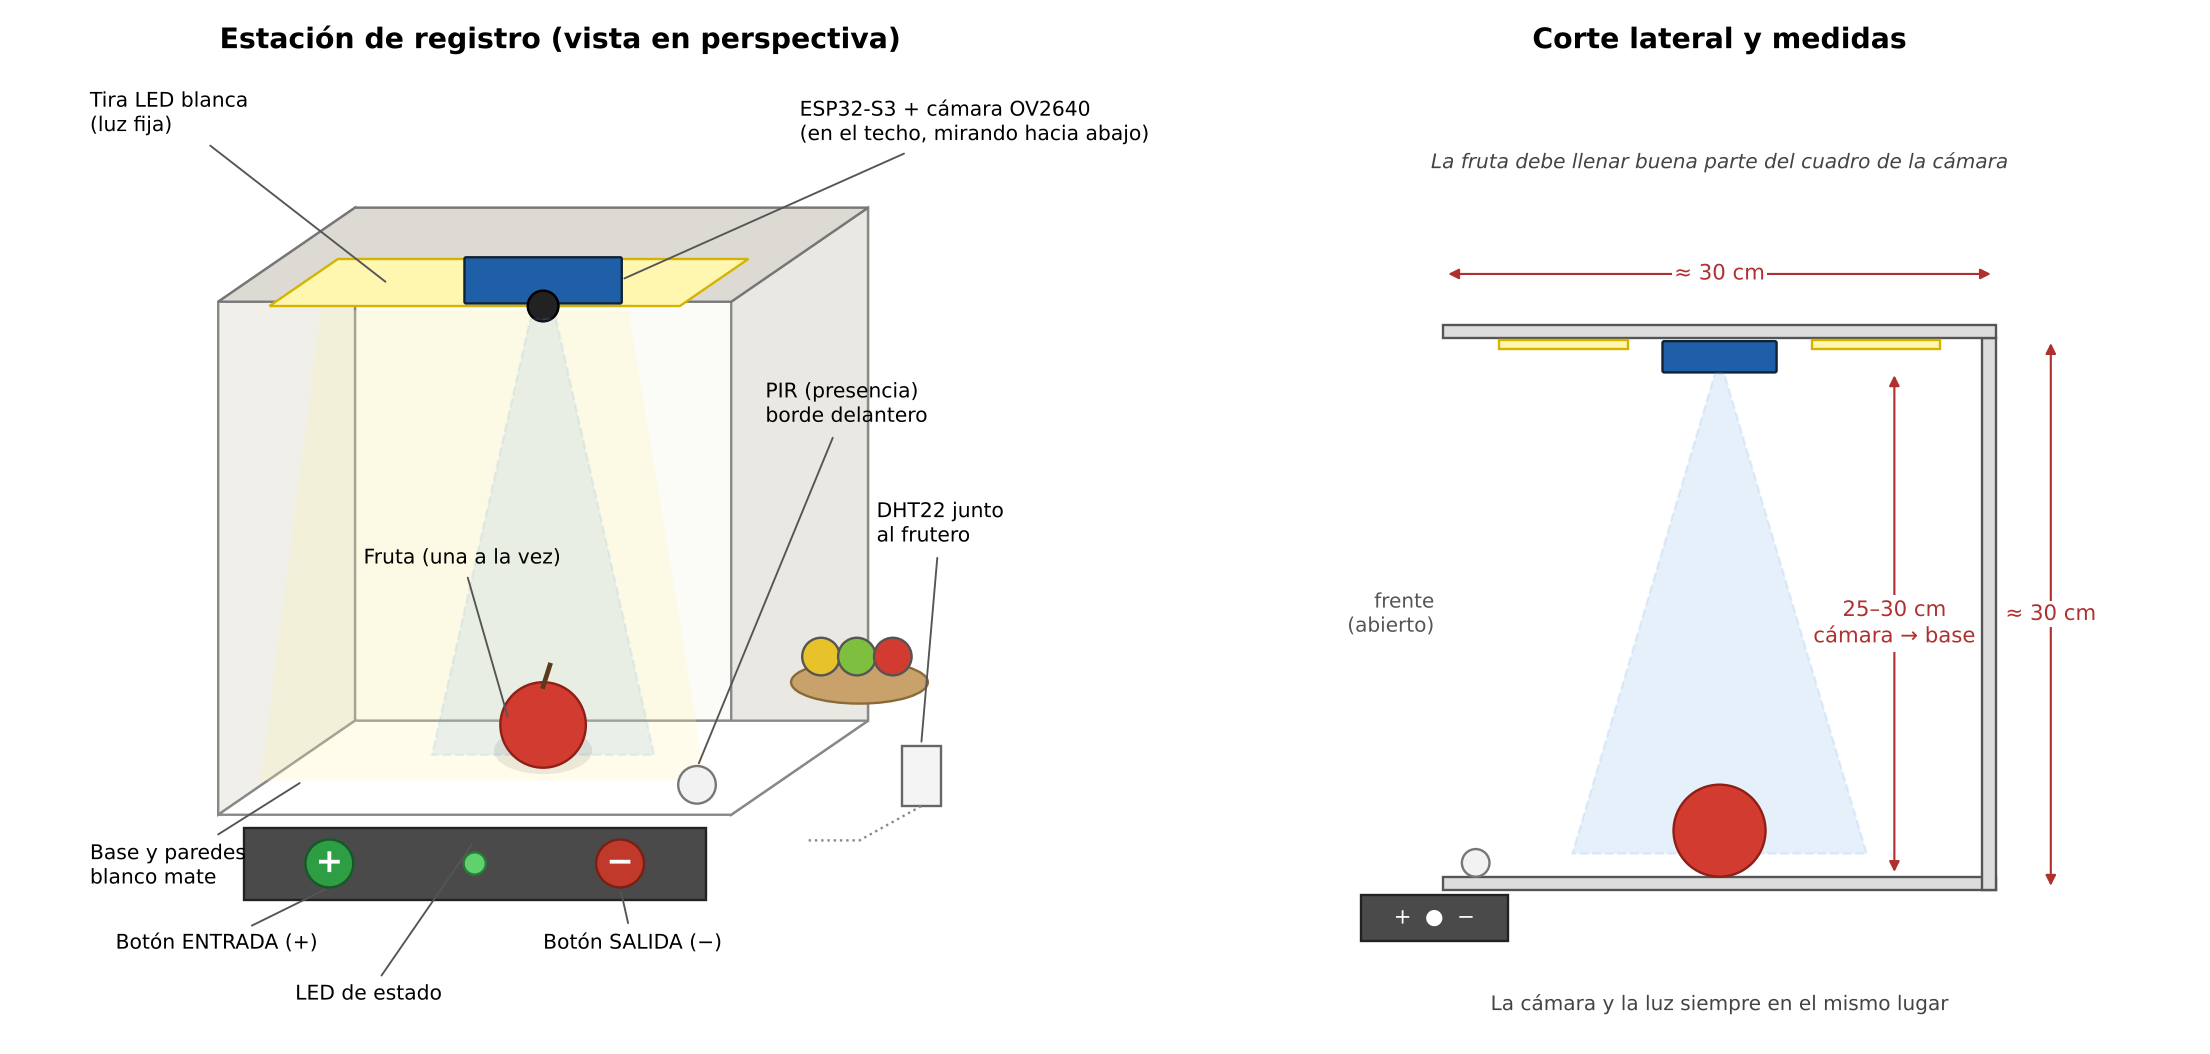

This chart was generated by the following Python code:
import matplotlib
matplotlib.use("Agg")
import matplotlib.pyplot as plt
from matplotlib.patches import Rectangle, Polygon, Circle, Ellipse, FancyBboxPatch, FancyArrowPatch
plt.rcParams["font.family"] = "DejaVu Sans"

fig, axs = plt.subplots(1, 2, figsize=(13, 6.2), gridspec_kw={"width_ratios": [1.15, 1]})

# ---------------- Vista en perspectiva ----------------
ax = axs[0]; ax.set_xlim(0, 11); ax.set_ylim(0, 10); ax.axis("off"); ax.set_aspect("equal")
ax.set_title("Estación de registro (vista en perspectiva)", fontsize=12, weight="bold")
d = (1.6, 1.1)  # desplazamiento de profundidad
x0, y0, W, H = 1.5, 1.2, 6.0, 6.0
# caja: fondo, lados, techo (abierta por delante)
fondo = [(x0 + d[0], y0 + d[1]), (x0 + W + d[0], y0 + d[1]), (x0 + W + d[0], y0 + H + d[1]), (x0 + d[0], y0 + H + d[1])]
ax.add_patch(Polygon(fondo, fc="#fbfbf8", ec="#999", lw=1))
ax.add_patch(Polygon([(x0, y0), (x0 + d[0], y0 + d[1]), (x0 + d[0], y0 + H + d[1]), (x0, y0 + H)], fc="#f0efe9", ec="#888"))
ax.add_patch(Polygon([(x0 + W, y0), (x0 + W + d[0], y0 + d[1]), (x0 + W + d[0], y0 + H + d[1]), (x0 + W, y0 + H)], fc="#e9e8e2", ec="#888"))
ax.add_patch(Polygon([(x0, y0), (x0 + W, y0), (x0 + W + d[0], y0 + d[1]), (x0 + d[0], y0 + d[1])], fc="#ffffff", ec="#888"))  # base blanca
ax.add_patch(Polygon([(x0, y0 + H), (x0 + W, y0 + H), (x0 + W + d[0], y0 + H + d[1]), (x0 + d[0], y0 + H + d[1])], fc="#dcdad3", ec="#777"))  # techo
# tira LED en el techo
ax.add_patch(Polygon([(x0 + 0.6, y0 + H - 0.05), (x0 + W - 0.6, y0 + H - 0.05), (x0 + W - 0.6 + d[0] * .5, y0 + H - .05 + d[1] * .5),
                      (x0 + .6 + d[0] * .5, y0 + H - .05 + d[1] * .5)], fc="#fff6b0", ec="#d4b400", lw=1))
# haz de luz
ax.add_patch(Polygon([(x0 + 1.2, y0 + H - .1), (x0 + W - 1.2, y0 + H - .1), (x0 + W - .3, y0 + .4), (x0 + .5, y0 + .4)], fc="#fff6b0", alpha=.25, ec="none"))
# ESP32 + cámara en el techo, mirando hacia abajo
cx, cy = x0 + W / 2 + .8, y0 + H + .25
ax.add_patch(FancyBboxPatch((cx - .9, cy - .25), 1.8, .5, boxstyle="round,pad=0.02", fc="#1f5fa8", ec="#123"))
ax.add_patch(Circle((cx, cy - .3), .18, fc="#222", ec="#000"))
ax.add_patch(Polygon([(cx - .15, cy - .45), (cx + .15, cy - .45), (cx + 1.3, y0 + .7), (cx - 1.3, y0 + .7)], fc="#5aa0e0", alpha=.12, ec="#5aa0e0", ls="--"))
# fruta (manzana) sobre la base
ax.add_patch(Ellipse((cx, y0 + .75), 1.15, .55, fc="#000", alpha=.08))
ax.add_patch(Circle((cx, y0 + 1.05), .5, fc="#d23b2f", ec="#8e1f17"))
ax.plot([cx, cx + .08], [y0 + 1.5, y0 + 1.75], color="#5a3a1a", lw=2)
# panel frontal (sobre la base, al frente)
px, py = x0 + .3, y0 - 1.0
ax.add_patch(Rectangle((px, py), W - .6, .85, fc="#4a4a4a", ec="#222"))
ax.add_patch(Circle((px + 1.0, py + .43), .28, fc="#2e9e45", ec="#145a24"))
ax.text(px + 1.0, py + .43, "+", ha="center", va="center", color="w", fontsize=14, weight="bold")
ax.add_patch(Circle((px + W - 1.6, py + .43), .28, fc="#c0392b", ec="#7a1f15"))
ax.text(px + W - 1.6, py + .43, "−", ha="center", va="center", color="w", fontsize=14, weight="bold")
ax.add_patch(Circle((px + (W - .6) / 2, py + .43), .13, fc="#5fd16f", ec="#2a7a34"))
# PIR en el borde delantero
ax.add_patch(Circle((x0 + W - .4, y0 + .35), .22, fc="#f2f2f2", ec="#777"))
# DHT22 afuera, junto al frutero
ax.add_patch(Rectangle((9.5, 1.3), .45, .7, fc="#f4f4f4", ec="#666"))
ax.plot([9.72, 9.0, 8.4], [1.3, 0.9, 0.9], color="#888", lw=1, ls=":")
ax.add_patch(Ellipse((9.0, 2.75), 1.6, .5, fc="#c9a26b", ec="#8a6a3a"))
for i, col in enumerate(["#e8c22a", "#7fbf3f", "#d23b2f"]):
    ax.add_patch(Circle((8.55 + i * .42, 3.05), .22, fc=col, ec="#555"))
# rótulos
def rot(xy, xyt, t):
    ax.annotate(t, xy=xy, xytext=xyt, fontsize=8.6, ha="left", va="center",
                arrowprops=dict(arrowstyle="-", color="#555", lw=.8))
rot((cx + .9, cy), (8.3, 9.3), "ESP32-S3 + cámara OV2640\n(en el techo, mirando hacia abajo)")
rot((x0 + 2.0, y0 + H + .2), (0.0, 9.4), "Tira LED blanca\n(luz fija)")
rot((x0 + 1.0, y0 + .4), (0.0, 0.6), "Base y paredes\nblanco mate")
rot((cx - .4, y0 + 1.1), (3.2, 4.2), "Fruta (una a la vez)")
rot((px + 1.0, py + .15), (0.3, -0.3), "Botón ENTRADA (+)")
rot((px + W - 1.6, py + .15), (5.3, -0.3), "Botón SALIDA (−)")
rot((px + (W - .6) / 2, py + .7), (2.4, -0.9), "LED de estado")
rot((x0 + W - .4, y0 + .55), (7.9, 6.0), "PIR (presencia)\nborde delantero")
rot((9.72, 2.0), (9.2, 4.6), "DHT22 junto\nal frutero")
ax.set_ylim(-1.3, 10)

# ---------------- Corte lateral con medidas ----------------
ax = axs[1]; ax.set_xlim(0, 10); ax.set_ylim(-0.5, 10); ax.axis("off"); ax.set_aspect("equal")
ax.set_title("Corte lateral y medidas", fontsize=12, weight="bold")
bx, by, bw, bh = 2.0, 1.0, 6.0, 6.0   # 30 x 30 cm → 1 unidad = 5 cm
ax.add_patch(Rectangle((bx, by), bw, .15, fc="#ddd", ec="#555"))          # base
ax.add_patch(Rectangle((bx + bw - .15, by), .15, bh, fc="#ddd", ec="#555"))  # pared trasera
ax.add_patch(Rectangle((bx, by + bh), bw, .15, fc="#ddd", ec="#555"))      # techo
ax.text(bx - .1, by + bh / 2, "frente\n(abierto)", ha="right", va="center", fontsize=8.5, color="#555")
ax.add_patch(FancyBboxPatch((bx + 2.4, by + bh - .35), 1.2, .3, boxstyle="round,pad=0.02", fc="#1f5fa8", ec="#123"))
ax.add_patch(Polygon([(bx + 2.95, by + bh - .38), (bx + 3.05, by + bh - .38), (bx + 4.6, by + .4), (bx + 1.4, by + .4)],
                     fc="#5aa0e0", alpha=.15, ec="#5aa0e0", ls="--"))
ax.add_patch(Rectangle((bx + .6, by + bh - .12), 1.4, .1, fc="#fff6b0", ec="#d4b400"))
ax.add_patch(Rectangle((bx + 4.0, by + bh - .12), 1.4, .1, fc="#fff6b0", ec="#d4b400"))
ax.add_patch(Circle((bx + 3.0, by + .65), .5, fc="#d23b2f", ec="#8e1f17"))
ax.add_patch(Rectangle((bx - .9, by - .55), 1.6, .5, fc="#4a4a4a", ec="#222"))
ax.text(bx - .1, by - .3, "+  ●  −", ha="center", va="center", color="w", fontsize=9)
ax.add_patch(Circle((bx + .35, by + .3), .15, fc="#f2f2f2", ec="#777"))
def cota(x1, y1, x2, y2, t, off=(0, 0)):
    ax.add_patch(FancyArrowPatch((x1, y1), (x2, y2), arrowstyle="<|-|>", mutation_scale=9, lw=.9, color="#b03030"))
    ax.text((x1 + x2) / 2 + off[0], (y1 + y2) / 2 + off[1], t, ha="center", va="center", fontsize=9, color="#b03030",
            bbox=dict(fc="white", ec="none", pad=1))
cota(bx, by + bh + .7, bx + bw, by + bh + .7, "≈ 30 cm")
cota(bx + bw + .6, by, bx + bw + .6, by + bh, "≈ 30 cm", off=(.0, 0))
cota(bx + 4.9, by + .15, bx + 4.9, by + bh - .35, "25–30 cm\ncámara → base", off=(.0, 0))
ax.text(5.0, 8.85, "La fruta debe llenar buena parte del cuadro de la cámara", ha="center", fontsize=8.5, style="italic", color="#444")
ax.text(5.0, -0.3, "La cámara y la luz siempre en el mismo lugar", ha="center", fontsize=8.5, color="#444")
fig.tight_layout(); fig.savefig("estacion.png", dpi=170); print("ok")
